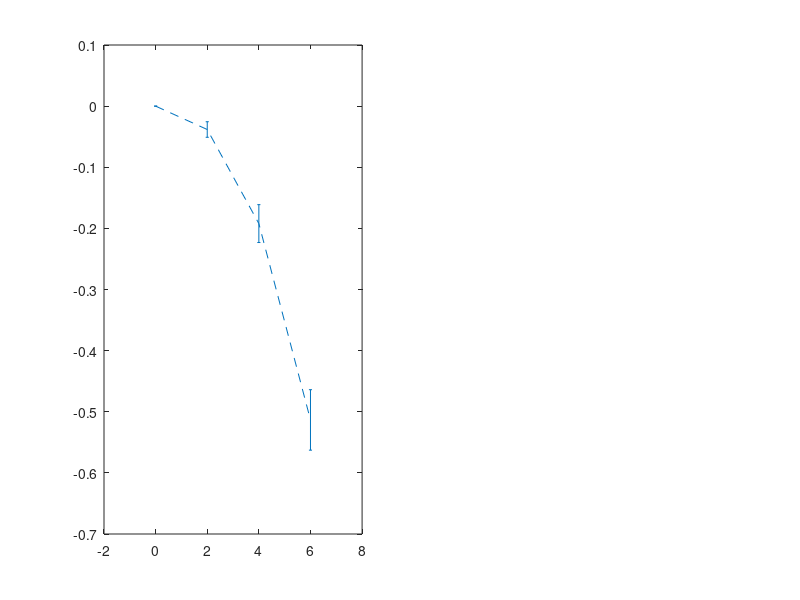

This figure's MATLAB source: (Note: this script raises an error after producing the figure.)
clc;clear;close all;
load ExpResult.mat;
figure, hold on;
subplot(1,2,1);
h=errorbar(0:2:6,p_sta(:,1),3*p_sta(:,2)/sqrt(rpttm),'--');
errorbar_tick(h,20);
axis([-0.5 6.5 -0.6 0.1]);
xlabel('\gamma');
ylabel('log (p / p_{ref})');
box on;
set(gca, 'fontsize', 24, 'linewidth',0.1);
set(get(gca,'Children'),'linewidth',4,'markersize',10);
set(get(gca,'XLabel'),'FontSize',32);
set(get(gca,'YLabel'),'FontSize',32);


% figure, hold on;
subplot(1,2,2);
h=errorbar(0:2:6,t_sta(:,1),3*t_sta(:,2)/sqrt(rpttm),'--');
errorbar_tick(h,20);
axis([-0.5 6.5 0 0.1]);
xlabel('\gamma');
ylabel('t / t_{ref}');
box on;
set(gca, 'fontsize', 24, 'linewidth',0.1);
set(get(gca,'Children'),'linewidth',4,'markersize',10);
set(get(gca,'XLabel'),'FontSize',32);
set(get(gca,'YLabel'),'FontSize',32);
